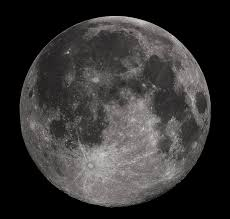
#> input picture CVIP/EP-6/image.jfif, 230 x 219 px
$ python EP-6.4.py
#> lines starting #> are read from the running program, lines starting #| are printed output that depends on the picture
import cv2
import numpy as np
import matplotlib.pyplot as plt
img_path="image.jfif"
image = cv2.imread(img_path,cv2.IMREAD_GRAYSCALE)
#> image: shape (219, 230); min 0, max 217, mean 52.6
if image is None:
    print("Error: Could not load image.")
else:
    def add_gaussian_noise(image, mean=0, std=25):
#> called with mean = 0, std = 30
        noise = np.random.normal(mean, std, image.shape).astype(np.uint8)
        noisy_image = cv2.add(image, noise)
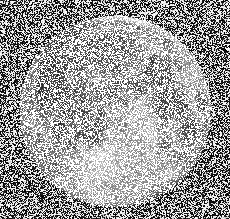
#> noisy_image: shape (219, 230); min 0, max 255, mean 157.9
        return noisy_image
    def add_salt_and_pepper_noise(image, salt_prob=0.05, pepper_prob=0.05):
#> called with salt_prob = 0.05, pepper_prob = 0.05
        noisy_image = np.copy(image)
        salt_mask = np.random.uniform(0, 1, image.shape) < salt_prob
        noisy_image[salt_mask] = 255
        pepper_mask = np.random.uniform(0, 1, image.shape) < pepper_prob
        noisy_image[pepper_mask] = 0
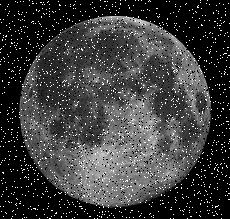
#> noisy_image: shape (219, 230); min 0, max 255, mean 59.5
        return noisy_image
    gaussian_noisy_image = add_gaussian_noise(image, mean=0, std=30)
    salt_pepper_noisy_image = add_salt_and_pepper_noise(image, salt_prob=0.05, pepper_prob=0.05)
    plt.figure(figsize=(12, 6))
    plt.subplot(1, 3, 1)
    plt.imshow(image, cmap='gray')
    plt.title('Original Image')
    plt.axis('off')
    plt.subplot(1, 3, 2)
    plt.imshow(gaussian_noisy_image, cmap='gray')
    plt.title('Image with Gaussian Noise')
    plt.axis('off')
    plt.subplot(1, 3, 3)
    plt.imshow(salt_pepper_noisy_image, cmap='gray')
    plt.title('Image with Salt-and-Pepper Noise')
    plt.axis('off')
plt.tight_layout()
plt.show()
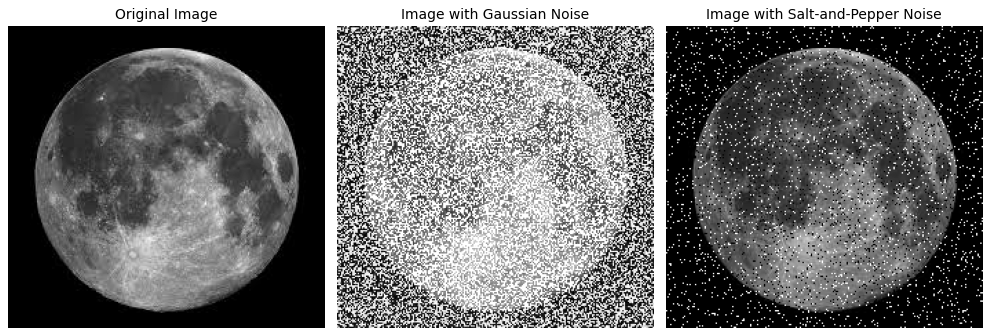
#> figure drawn by matplotlib, 3 panels
